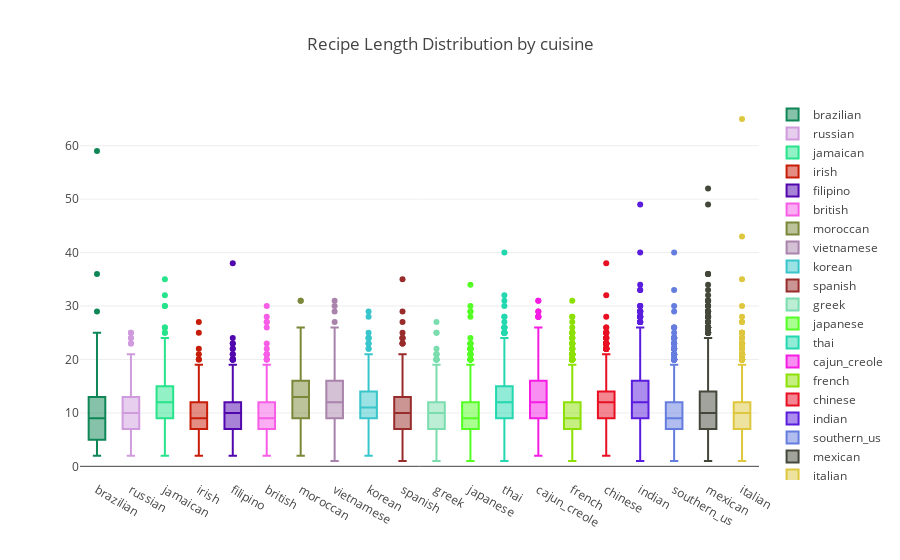

The notebook cell saved with this chart:
### Markdown cell above
Explore recipe length distribution in each cuisine

### Code cell
boxplotcolors = random_colours(21)
labels = [i for i in train_data.cuisine.value_counts().index][::-1]
data = []
for i in range(20):
    trace = go.Box(
    y=train_data[train_data['cuisine'] == labels[i]]['ingredients'].str.len(), name = labels[i],
    marker = dict(color = boxplotcolors[i]))
    data.append(trace)
layout = go.Layout(
    title = "Recipe Length Distribution by cuisine"
)

fig = go.Figure(data=data,layout=layout)
iplot(fig, filename = "Box Plot Styling Outliers")

### Figure 1 — Plotly figure (JSON) as saved in the notebook; plotly's stock layout.template omitted (floating-point values rounded to 4 significant figures; data arrays with more than 128 entries replaced by an {"elided": "..."} marker saying what was removed)
{"data": [{"marker": {"color": "#0E8656"}, "name": "brazilian", "type": "box", "uid": "bda86c62-9256-4909-86d9-af6d63ce1f04", "y": {"elided": "467 int values"}}, {"marker": {"color": "#CF9BDD"}, "name": "russian", "type": "box", "uid": "f369f91d-2b16-4e5c-95e4-376460170014", "y": {"elided": "489 int values"}}, {"marker": {"color": "#27E48C"}, "name": "jamaican", "type": "box", "uid": "5fec1f65-3eef-426d-923a-fdd295b8929f", "y": {"elided": "526 int values"}}, {"marker": {"color": "#C71C08"}, "name": "irish", "type": "box", "uid": "7f735801-43a9-406c-873b-5d12c977edae", "y": {"elided": "667 int values"}}, {"marker": {"color": "#5107AD"}, "name": "filipino", "type": "box", "uid": "17904810-2491-47c0-843f-38b3bbdc58ef", "y": {"elided": "755 int values"}}, {"marker": {"color": "#F85DE7"}, "name": "british", "type": "box", "uid": "48498340-882e-499d-9d88-a71a457df5ed", "y": {"elided": "804 int values"}}, {"marker": {"color": "#7B8839"}, "name": "moroccan", "type": "box", "uid": "a0f32914-0168-4cb4-9b90-74dcf3908c2b", "y": {"elided": "821 int values"}}, {"marker": {"color": "#A983AB"}, "name": "vietnamese", "type": "box", "uid": "035bcf12-7363-46aa-9c42-e4c0e0886ced", "y": {"elided": "825 int values"}}, {"marker": {"color": "#38C5CC"}, "name": "korean", "type": "box", "uid": "6a907ad9-180a-49b4-9dcf-4fa4229457b8", "y": {"elided": "830 int values"}}, {"marker": {"color": "#982C2B"}, "name": "spanish", "type": "box", "uid": "83fe7b51-2c15-4c8c-88dd-c16b07097306", "y": {"elided": "989 int values"}}, {"marker": {"color": "#7BDDAE"}, "name": "greek", "type": "box", "uid": "481053ee-7715-4156-a119-ae95851f6307", "y": {"elided": "1175 int values"}}, {"marker": {"color": "#54FF23"}, "name": "japanese", "type": "box", "uid": "911c070a-bf22-4b63-841b-ff9ad5f8f7fb", "y": {"elided": "1423 int values"}}, {"marker": {"color": "#23D8AF"}, "name": "thai", "type": "box", "uid": "473d46a3-f6a5-48ab-b69d-191bbb689601", "y": {"elided": "1539 int values"}}, {"marker": {"color": "#F51CE4"}, "name": "cajun_creole", "type": "box", "uid": "226a0073-bd67-48b9-b3d9-3b77ae3e9b9a", "y": {"elided": "1546 int values"}}, {"marker": {"color": "#8CE004"}, "name": "french", "type": "box", "uid": "58976b86-652d-43a2-a569-f5075ffc3a2a", "y": {"elided": "2646 int values"}}, {"marker": {"color": "#E80F22"}, "name": "chinese", "type": "box", "uid": "de0c2587-9f9b-4d33-b8d4-575184786bcf", "y": {"elided": "2673 int values"}}, {"marker": {"color": "#5A1CDD"}, "name": "indian", "type": "box", "uid": "0bce4025-f703-4926-89dc-8f6fec59c47f", "y": {"elided": "3003 int values"}}, {"marker": {"color": "#647DDE"}, "name": "southern_us", "type": "box", "uid": "db818fc4-2b46-42b5-99aa-9624a6e74ff5", "y": {"elided": "4320 int values"}}, {"marker": {"color": "#44483A"}, "name": "mexican", "type": "box", "uid": "2f20e17a-ba23-43b8-b867-05cfe0adeede", "y": {"elided": "6438 int values"}}, {"marker": {"color": "#DEC73E"}, "name": "italian", "type": "box", "uid": "896d96cf-0845-489c-9024-cd789bf001a7", "y": {"elided": "7838 int values"}}], "layout": {"title": {"text": "Recipe Length Distribution by cuisine"}}}
